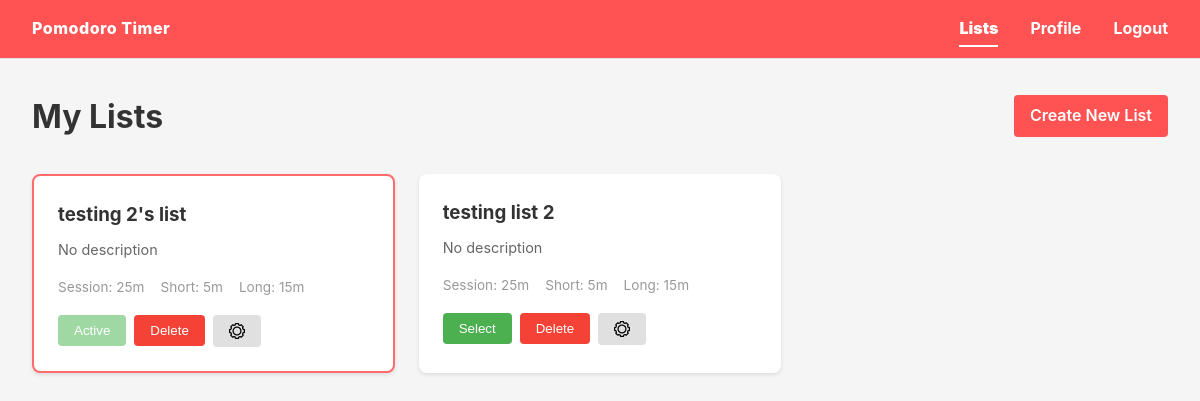
The page /lists/ (signed in) on the database its author committed.
### tables this page shows
CREATE TABLE lists (
    id INTEGER PRIMARY KEY AUTOINCREMENT,
    name TEXT NOT NULL UNIQUE,
    description TEXT,
    is_active BOOLEAN DEFAULT 0,
    pomo_session INTEGER DEFAULT 25,
    pomo_short_break INTEGER DEFAULT 5,
    pomo_long_break INTEGER DEFAULT 15,
    pomo_current_time INTEGER DEFAULT 0
, user_id INTEGER);

### pomodoro/routes/lists.py (the view)
@bp.route('/')
@login_required
def index():
    db = get_db()
    lists = db.execute(
        'SELECT * FROM lists WHERE user_id = ? ORDER BY name',
        (current_user.id,)
    ).fetchall()
    return render_template('lists/index.html', lists=lists)

### pomodoro/db.py (called while the page is built)
def get_db():
    if 'db' not in g:
        os.makedirs(current_app.instance_path, exist_ok=True)
        g.db = sqlite3.connect(
            current_app.config['DATABASE'],
            detect_types=sqlite3.PARSE_DECLTYPES
        )
        g.db.row_factory = sqlite3.Row
        _ensure_schema(g.db)
    return g.db

### pomodoro/models/user.py (called while the page is built)
    @staticmethod
    def get_by_id(user_id):
        database = db.get_db()
        user_data = database.execute(
            'SELECT * FROM users WHERE id = ?', (user_id,)
        ).fetchone()
        if user_data:
            return User(**user_data)
        return None

### pomodoro/routes/lists.py (called while the page is built)
def get_db():
    from .. import db
    return db.get_db()

### pomodoro/templates/lists/index.html (shortened to what this page needs)
{% extends 'base.html' %}
{% block content %}
<div class="lists-page">
    <div class="page-header">
        <h1>My Lists</h1>
        <a href="{{ url_for('lists.create') }}" class="btn btn-primary">Create New List</a>
    </div>
    <div class="lists-grid">
        {% for list in lists %}
            <div class="list-card {% if list['is_active'] %}active{% endif %}">
                <h3>{{ list['name'] }}</h3>
                <p class="list-description">{{ list['description'] or 'No description' }}</p>
                <div class="list-settings">
                    <span>Session: {{ list['pomo_session'] }}m</span>
                    <span>Short: {{ list['pomo_short_break'] }}m</span>
                    <span>Long: {{ list['pomo_long_break'] }}m</span>
                </div>
                <div class="list-actions">
                    <form method="post" action="{{ url_for('lists.select_list', id=list['id']) }}" style="display: inline;">
                        <button type="submit" class="btn btn-select" {% if list['is_active'] %}disabled{% endif %}>
                            {% if list['is_active'] %}Active{% else %}Select{% endif %}
                        </button>
                    </form>
                    <form method="post" action="{{ url_for('lists.delete_list', id=list['id']) }}" style="display: inline;">
                        <button type="submit" class="btn btn-delete" onclick="return confirm('Are you sure you want to delete this list? All tasks will be deleted too.')">Delete</button>
                    </form>
                    <button class="btn btn-edit" disabled>
                        <img src="{{ url_for('static', filename='assets/setting.png') }}" alt="Edit settings" style="height: 16px; width: 16px; vertical-align: middle;"/>
                    </button>
                </div>
            </div>
        {% else %}
            <div class="empty-state">
                <p>No lists yet. <a href="{{ url_for('lists.create') }}">Create your first list</a></p>
            </div>
        {% endfor %}
    </div>
</div>
{% endblock %}

### pomodoro/static/css/style.css (style rules this page uses)
* { margin: 0; padding: 0; box-sizing: border-box; }
body { font-family: -apple-system, BlinkMacSystemFont, 'Segoe UI', Roboto, 'Helvetica Neue', Arial, sans-serif; background-color: #f5f5f5; color: #333; line-height: 1.6; }
.lists-page { max-width: 100%; }
.page-header { display: flex; justify-content: space-between; align-items: center; margin-bottom: 2rem; }
.lists-grid { display: grid; grid-template-columns: repeat(auto-fill, minmax(300px, 1fr)); gap: 1.5rem; }
.list-card { background-color: #fff; border-radius: 8px; padding: 1.5rem; box-shadow: 0 2px 4px rgba(0,0,0,0.1); transition: transform 0.2s, box-shadow 0.2s; }
.list-card.active { border: 2px solid #ff6b6b; }
.list-card h3 { margin-bottom: 0.5rem; color: #333; }
.list-description { color: #666; font-size: 0.9rem; margin-bottom: 1rem; }
.list-settings { display: flex; gap: 1rem; margin-bottom: 1rem; font-size: 0.85rem; color: #999; }
.list-actions { display: flex; gap: 0.5rem; flex-wrap: wrap; }
.btn { padding: 0.5rem 1rem; border: none; border-radius: 4px; cursor: pointer; font-weight: 500; text-decoration: none; display: inline-block; transition: background-color 0.2s; }
.btn-primary { background-color: #ff5252; color: white; font-weight: 600; max-width:fit-content; }
.btn-select { background-color: #4caf50; color: white; }
.btn-select:disabled { background-color: #65c06a9c; cursor: not-allowed; }
.btn-edit { background-color: #e0e0e0; color: #999; cursor: not-allowed; }
.btn-delete { background-color: #f44336; color: white; }

### rows shown on the page
lists: name "testing 2's list", description "No description", pomo_session "25", pomo_short_break "5", pomo_long_break "15", is_active "Active"
lists: name "testing list 2", description "No description", pomo_session "25", pomo_short_break "5", pomo_long_break "15", is_active "Select"
